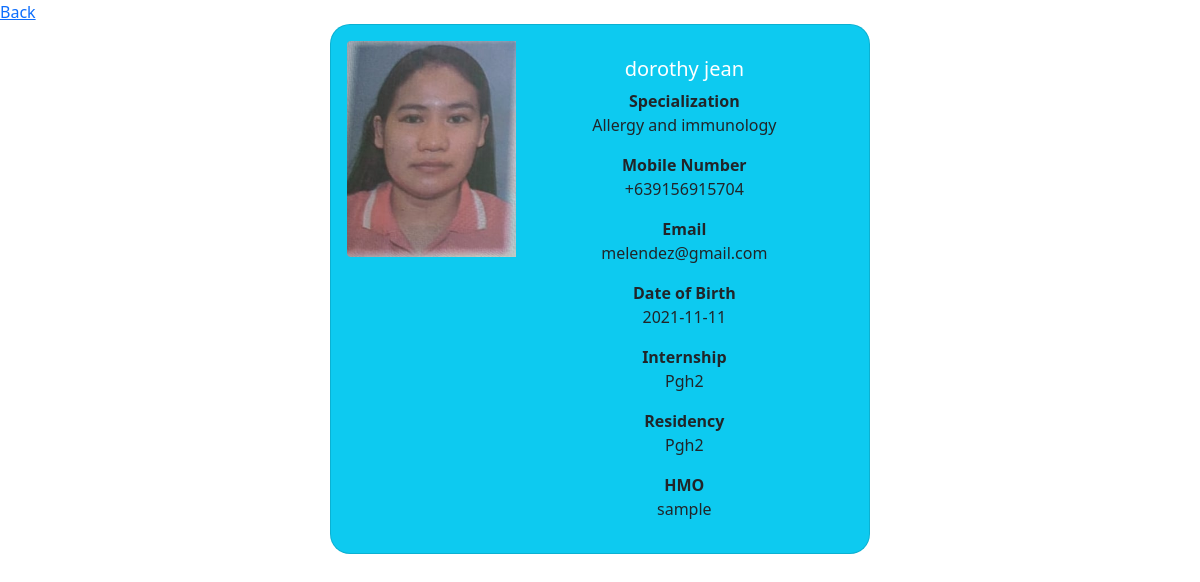
/users/view-doctors-profile.php?account_id=202169979 (signed in), run on the app's committed database.
### tables this page shows
CREATE TABLE `doctors_details` (
  `id` int(11) NOT NULL,
  `user_id` int(50) NOT NULL,
  `specialization` varchar(30) NOT NULL,
  `prc_id` blob NOT NULL,
  `prc_number` varchar(10) NOT NULL,
  `internship` varchar(20) NOT NULL,
  `residency` varchar(20) NOT NULL,
  `hmo` varchar(20) NOT NULL,
  `doc_picture` blob NOT NULL,
  `date_time_created` datetime NOT NULL,
  `date_time_updated` datetime DEFAULT NULL,
  `remarks` varchar(30) DEFAULT NULL
);

CREATE TABLE `users` (
  `id` int(11) NOT NULL,
  `doctor_or_secretary` varchar(20) NOT NULL,
  `email` varchar(50) NOT NULL,
  `account_id` int(30) NOT NULL,
  `first_name` varchar(30) NOT NULL,
  `last_name` varchar(30) NOT NULL,
  `gender` varchar(10) NOT NULL,
  `date_of_birth` date NOT NULL,
  `mobile_number` varchar(13) NOT NULL,
  `v_code` varchar(255) NOT NULL,
  `email_status` int(11) NOT NULL,
  `date_time_created` datetime NOT NULL DEFAULT current_timestamp(),
  `date_time_updated` datetime DEFAULT current_timestamp(),
  `remarks` varchar(20) DEFAULT NULL
);

### users/view-doctors-profile.php (the view, shortened to what this page needs)
<?php
include('../connection.php');
?>
<!DOCTYPE html>
<html lang="en">
<head>
    <link href="https://cdn.jsdelivr.net/npm/bootstrap@5.0.2/dist/css/bootstrap.min.css" rel="stylesheet">
</head>
<body>
<a href="view-doctors.php">Back</a>
<?php
if(isset($_GET['account_id'])){
   $account_id = $_GET['account_id'];
    $query = "SELECT * FROM users
    LEFT JOIN doctors_details ON users.account_id = doctors_details.user_id WHERE doctor_or_secretary = 'doctor' AND account_id='$account_id'";
    $run = mysqli_query($conn,$query);
    if(mysqli_num_rows($run) > 0){
        foreach($run as $row){
           ?>
           <center>
                <div class="container">
                    <div class="card text-white bg-info mb-3 p-3 mb-2 bg-primary text-white" style="max-width: 540px; border-radius: 20px;">
                        <div class="row g-0">
                            <div class="col-md-4">
                                <img src="<?php echo "doc_picture/" . $row['doc_picture'] ?>" class="img-fluid rounded-start" alt="...">
                                </div>
                                <div class="col-md-8">
                                    <div class="card-body">
                                        <h5 class="card-title"><?php echo $row ['first_name'] . " " . $row ['last_name']?></h5>
                                        <b><label class="card-text text-dark">Specialization</label> </b>
                                        <p class="card-text text-dark"><?php echo $row ['specialization']?></p>
                                        <b><label class="card-text text-dark">Mobile Number</label> </b>
                                        <p class="card-text text-dark"><?php echo $row ['mobile_number']?></p>
                                        <b><label class="card-text text-dark">Email</label> </b>
                                        <p class="card-text text-dark"><small class="text-muted"></small><?php echo $row ['email']?></p>
                                        <b><label class="card-text text-dark">Date of Birth</label> </b>
                                        <p class="card-text text-dark"><?php echo $row ['date_of_birth']?></p>
                                        <b><label class="card-text text-dark">Internship</label></b>
                                        <p class="card-text text-dark"><?php echo $row ['internship']?></p>
                                        <b><label class="card-text text-dark">Residency</label></b>
                                        <p class="card-text text-dark"><?php echo $row ['residency']?></p>
                                        <b><label class="card-text text-dark">HMO</label></b>
                                        <p class="card-text text-dark"><?php echo $row ['hmo']?></p>
                                    </div>
                                </div>
                            </div>
                        </div>
                    </div>
            </center>
            <?php
        }
    }
}
?>
</body>
</html>

### data on the page
doctors_details: doc_picture (picture), users.first_name "dorothy", users.last_name "jean", specialization "Allergy and immunology", users.mobile_number "+639156915704", users.email "melendez@gmail.com", users.date_of_birth "2021-11-11", internship "Pgh2", residency "Pgh2", hmo "sample"
